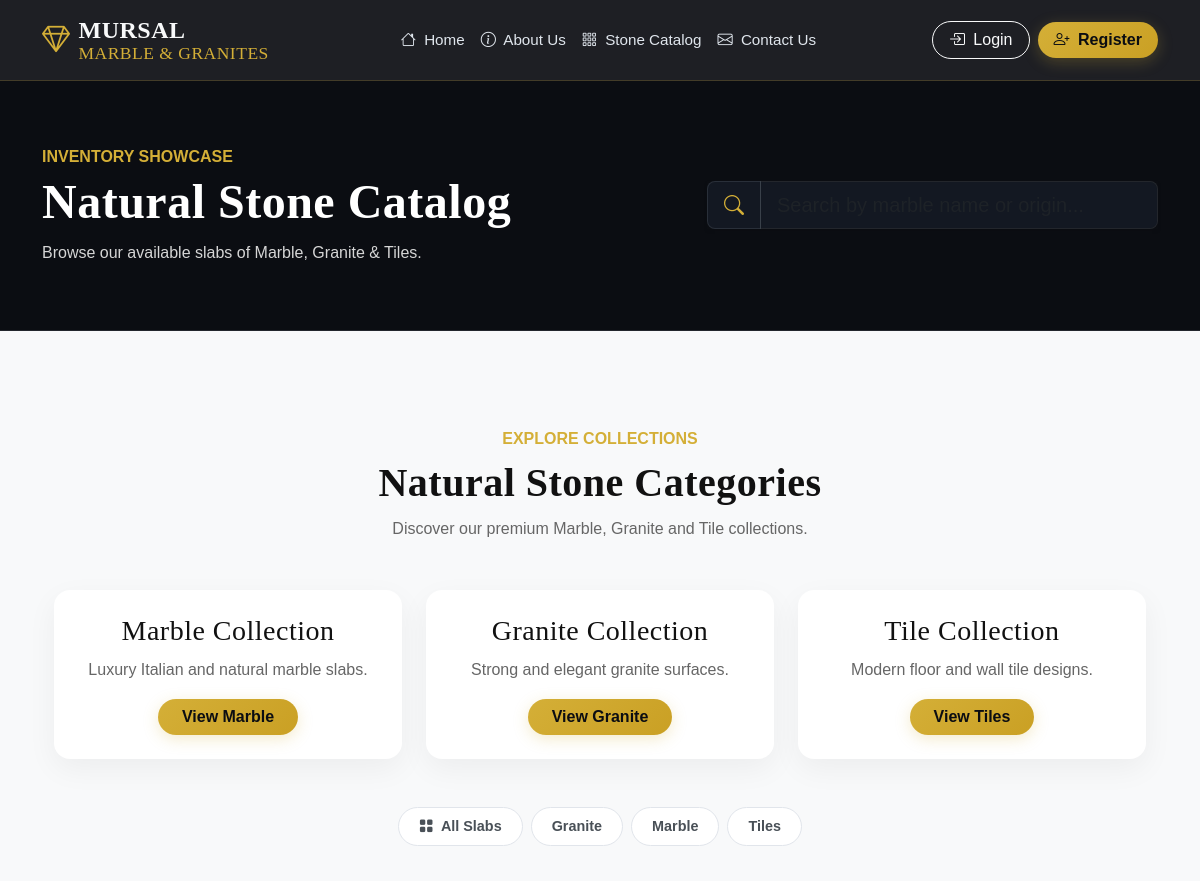
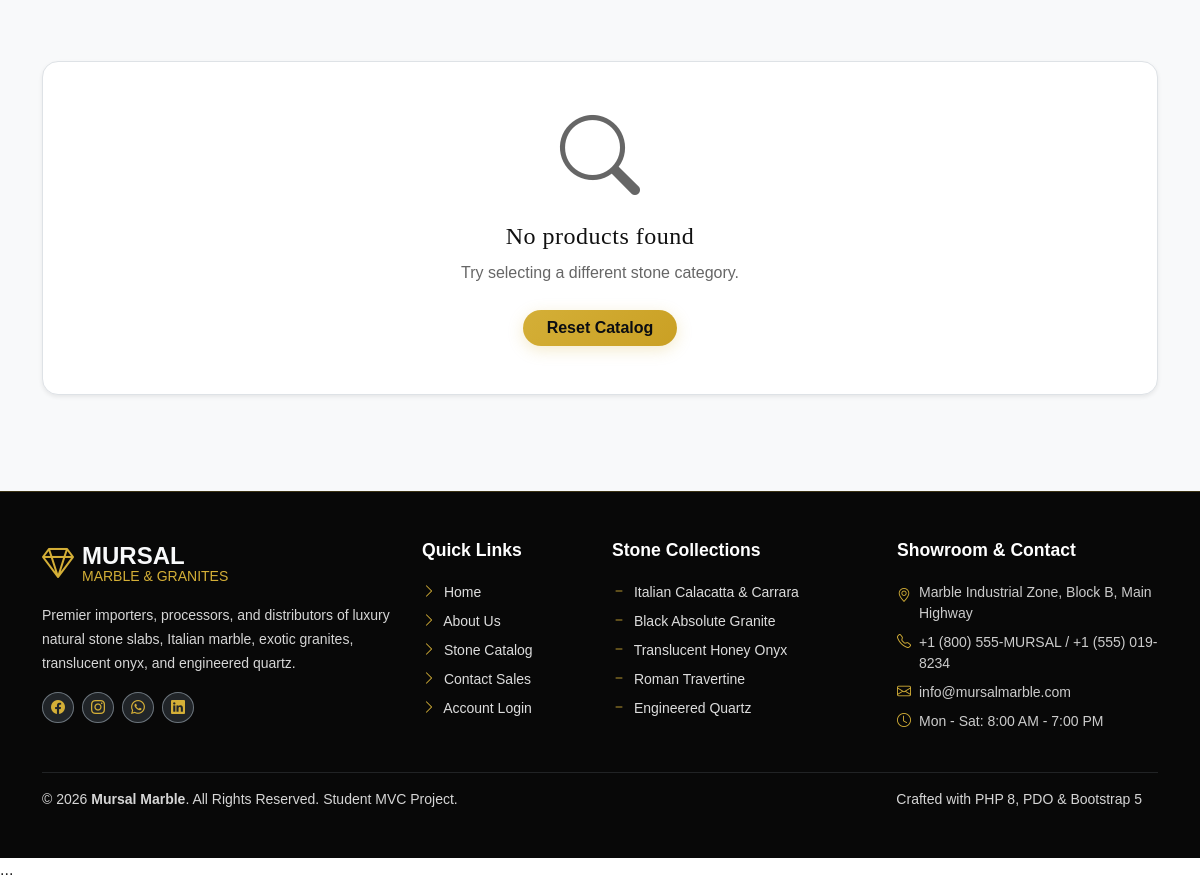
Screenshot of /products?category=4 with the database file from the repository (2 pictures, top to bottom).
### tables this page shows
CREATE TABLE `categories` (
  `id` INT AUTO_INCREMENT PRIMARY KEY,
  `name` VARCHAR(100) NOT NULL,
  `description` TEXT DEFAULT NULL,
  `created_at` TIMESTAMP DEFAULT CURRENT_TIMESTAMP,
  `updated_at` TIMESTAMP DEFAULT CURRENT_TIMESTAMP ON UPDATE CURRENT_TIMESTAMP,
  INDEX `idx_categories_name` (`name`)
);

### config/database.php (called while the page is built, shortened)
    <?php
class Database {
    private static $instance = null;
    private $pdo;
    private $stmt;
    private $host = 'localhost';
    private $db_name = 'mursal_marble';
    private $username = 'root';
    private $password = '';
    private $charset = 'utf8mb4';
    private function __construct() {
        $dsn = "mysql:host={$this->host};dbname={$this->db_name};charset={$this->charset}";
        $options = [
            PDO::ATTR_ERRMODE            => PDO::ERRMODE_EXCEPTION,
            PDO::ATTR_DEFAULT_FETCH_MODE => PDO::FETCH_ASSOC,
            PDO::ATTR_EMULATE_PREPARES   => false,
        ];
        try {
            $this->pdo = new PDO($dsn, $this->username, $this->password, $options);
        } catch (PDOException $e) {
            die("<div style='font-family: sans-serif; padding: 2rem; background: #fff1f0; border: 1px solid #ffa39e; color: #cf1322; border-radius: 8px; margin: 2rem;'>
                <h2>⚠️ Database Connection Error</h2>
                <p>Could not connect to MySQL database <strong>'{$this->db_name}'</strong>.</p>
                <p><strong>Error details:</strong> " . htmlspecialchars($e->getMessage()) . "</p>
                <hr>
                <p><strong>Instructions:</strong></p>
                <ol>
                    <li>Make sure MySQL server is running in XAMPP / MariaDB.</li>
                    <li>Create a database named <code>{$this->db_name}</code> in phpMyAdmin.</li>
                    <li>Import the SQL file located at <code>database/mursal_marble.sql</code>.</li>
                </ol>
            </div>");
        }
    }
    public static function getInstance() {
        if (self::$instance === null) {
            self::$instance = new self();
        }
        return self::$instance;
    }
    public function query($sql, $params = [])
{
    $this->stmt = $this->pdo->prepare($sql);
    if (!empty($params)) {
        $this->stmt->execute($params);
    }
}
public function execute() {
    return $this->stmt->execute();
}
public function resultSet() {
    $this->execute();
    return $this->stmt->fetchAll(PDO::FETCH_ASSOC);
}
public function fetchAll($sql, $params = [])
{
    $this->query($sql, $params);
    return $this->resultSet();
}
}

### app/controllers/ProductController.php (called while the page is built, shortened)
<?php
class ProductController {
    private $categoryModel;
    public function __construct() {
        $this->categoryModel = new Category();
    }
public function index() {
    $categories = $this->categoryModel->getAllCategories();
    require_once APPROOT . '/app/views/layouts/header.php';
    require_once APPROOT . '/app/views/products/index.php';
    require_once APPROOT . '/app/views/layouts/footer.php';
}
}

### app/models/Category.php (called while the page is built, shortened)
<?php
class Category {
    private $db;
    public function __construct() {
        $this->db = Database::getInstance();
    }
    public function getAllCategories() {
        $sql = "SELECT c.*, COUNT(p.id) AS product_count
                FROM categories c
                LEFT JOIN products p ON c.id = p.category_id
                GROUP BY c.id
                ORDER BY c.name ASC";
        return $this->db->fetchAll($sql);
    }
}

### app/views/products/index.php (the view)
<section class="bg-dark-obsidian text-light py-5 border-bottom border-secondary border-opacity-25">
    <div class="container py-3">
        <div class="row align-items-center">
            <div class="col-md-7 text-center text-md-start">
                <span class="text-gold fw-bold text-uppercase tracking-widest">Inventory Showcase</span>
                <h1 class="display-5 font-heading fw-bold mt-1">Natural Stone Catalog</h1>
                <p class="text-muted mb-0">Browse our available slabs of Marble, Granite & Tiles.</p>
            </div>
            <div class="col-md-5 mt-3 mt-md-0">
                <div class="input-group input-group-lg shadow-sm">
                    <span class="input-group-text bg-dark-card text-gold border-secondary border-opacity-25"><i class="bi bi-search"></i></span>
                    <input type="text" id="clientProductSearch" class="form-control bg-dark-card text-light border-secondary border-opacity-25" placeholder="Search by marble name or origin...">
                </div>
            </div>
        </div>
    </div>
</section>
<section class="py-5 bg-light min-vh-100">
    <div class="container">
<section class="py-5 bg-light">
    <div class="container">
        <div class="text-center mb-5">
            <span class="text-gold fw-bold text-uppercase tracking-widest">
                Explore Collections
            </span>
            <h2 class="display-6 fw-bold text-dark mt-2">
                Natural Stone Categories
            </h2>
            <p class="text-muted">
                Discover our premium Marble, Granite and Tile collections.
            </p>
        </div>
        <div class="row g-4">
            <div class="col-lg-4 col-md-6">
                <a href="<?= URLROOT ?>/products?category=1"
                   class="text-decoration-none">
                    <div class="marble-card p-4 text-center h-100">
                        <h3 class="h3 text-dark">
                            Marble Collection
                        </h3>
                        <p class="text-muted">
                            Luxury Italian and natural marble slabs.
                        </p>
                        <span class="btn btn-gold rounded-pill px-4">
                            View Marble
                        </span>
                    </div>
                </a>
            </div>
            <div class="col-lg-4 col-md-6">
                <a href="<?= URLROOT ?>/products?category=2"
                   class="text-decoration-none">
                    <div class="marble-card p-4 text-center h-100">
                        <h3 class="h3 text-dark">
                            Granite Collection
                        </h3>
                        <p class="text-muted">
                            Strong and elegant granite surfaces.
                        </p>
                        <span class="btn btn-gold rounded-pill px-4">
                            View Granite
                        </span>
                    </div>
                </a>
            </div>
            <div class="col-lg-4 col-md-6">
                <a href="<?= URLROOT ?>/products?category=3"
                   class="text-decoration-none">
                    <div class="marble-card p-4 text-center h-100">
                        <h3 class="h3 text-dark">
                            Tile Collection
                        </h3>
                        <p class="text-muted">
                            Modern floor and wall tile designs.
                        </p>
                        <span class="btn btn-gold rounded-pill px-4">
                            View Tiles
                        </span>
                    </div>
                </a>
            </div>
        </div>
    </div>
</section>
        <div class="d-flex flex-wrap gap-2 justify-content-center mb-5">
            <a href="<?= URLROOT ?>/products" class="filter-pill <?= empty($_GET['category']) ? 'active' : '' ?>">
                <i class="bi bi-grid-fill me-1"></i> All Slabs
            </a>
            <?php foreach ($categories as $cat): ?>
                <a href="<?= URLROOT ?>/products?category=<?= $cat['id'] ?>" class="filter-pill <?= (($_GET['category'] ?? '') == $cat['id']) ? 'active' : '' ?>">
                    <?= htmlspecialchars($cat['name']) ?>
                </a>
            <?php endforeach; ?>
        </div>
        <div class="row g-4" id="productsGridContainer">
            <?php if (!empty($products)): ?>
                <?php foreach ($products as $prod): ?>
                    <div class="col-lg-4 col-md-6 product-card-item" data-name="<?= htmlspecialchars($prod['name']) ?>" data-category="<?= htmlspecialchars($prod['category_name']) ?>">
                        <div class="marble-card h-100">
                            <div class="card-img-container">
                                <span class="badge bg-success badge-stock rounded-pill px-2 py-1 small"><?= htmlspecialchars($prod['status']) ?></span>
                                <?php if (!empty($prod['image'])): ?>
                                    <img src="<?= URLROOT ?>/uploads/products/<?= htmlspecialchars($prod['image']) ?>" alt="<?= htmlspecialchars($prod['name']) ?>" onerror="this.src='https://images.unsplash.com/photo-1590381105924-c72589b9ef3f?auto=format&fit=crop&w=600&q=80';">
                                <?php else: ?>
                                    <img src="https://images.unsplash.com/photo-1590381105924-c72589b9ef3f?auto=format&fit=crop&w=600&q=80" alt="Marble Slab">
                                <?php endif; ?>
                            </div>
                            <div class="card-body p-4 d-flex flex-column justify-content-between">
                                <div>
                                    <div class="d-flex justify-content-between align-items-center mb-1">
                                        <small class="text-gold fw-bold text-uppercase tracking-wider"><?= htmlspecialchars($prod['category_name']) ?></small>
                                    </div>
                                    <h3 class="h5 font-heading text-dark mb-2"><?= htmlspecialchars($prod['name']) ?></h3>
                                    <p class="text-muted small mb-3"><?= htmlspecialchars(substr($prod['description'], 0, 100)) ?>...</p>
                                </div>
                                <div class="d-flex justify-content-between align-items-center pt-3 border-top">
                                    <div>
                                        <?php if ($prod['price'] > 0): ?>
                                        <span class="price-tag">
                                        PKR <?= number_format($prod['price']) ?>
                                        </span>
                                            <?php else: ?>
                                            <span class="badge bg-light text-dark border p-2">Contact for Price</span>
                                        <?php endif; ?>
                                    </div>
                                    <div class="d-flex gap-1">
                                        <a href="<?= URLROOT ?>/products/<?= htmlspecialchars($prod['slug']) ?>" class="btn btn-sm btn-outline-gold rounded-pill px-3">
                                            Details
                                        </a>
                                        <a href="<?= URLROOT ?>/contact?subject=Inquiry for <?= urlencode($prod['name']) ?>" class="btn btn-sm btn-gold rounded-pill px-3">
                                            Contact
                                        </a>
                                    </div>
                                </div>
                            </div>
                        </div>
                    </div>
                <?php endforeach; ?>
            <?php else: ?>
                <div class="col-12 text-center py-5">
                    <div class="p-5 bg-white rounded-4 shadow-sm border">
                        <i class="bi bi-search text-muted display-1 d-block mb-3"></i>
                        <h3 class="h4 text-dark font-heading">No products found</h3>
                        <p class="text-muted">Try selecting a different stone category.</p>
                        <a href="<?= URLROOT ?>/products" class="btn btn-gold rounded-pill px-4 mt-2">Reset Catalog</a>
                    </div>
                </div>
            <?php endif; ?>
        </div>
    </div>
</section>

### public/index.php (shortened to what this page needs)
<?php
require_once APPROOT . '/config/database.php';
$routes = require_once APPROOT . '/routes/web.php';
$method = $_SERVER['REQUEST_METHOD'];
$requestUri = parse_url($_SERVER['REQUEST_URI'], PHP_URL_PATH);
$requestUri = str_replace('/public', '', $requestUri);
$requestUri = trim($requestUri, '/');
if (isset($routes[$method])) {
    foreach ($routes[$method] as $routePattern => $handler) {
        $regexPattern = preg_replace('/\{id\}/', '(\d+)', $routePattern);
        $regexPattern = preg_replace('/\{slug\}/', '([a-zA-Z0-9-]+)', $regexPattern);
        $regexPattern = '#^' . $regexPattern . '$#';
        if (preg_match($regexPattern, $requestUri, $matches)) {
            array_shift($matches);
            list($controllerName, $actionName) = $handler;
            if (class_exists($controllerName)) {
                $controller = new $controllerName();
                if (method_exists($controller, $actionName)) {
                    call_user_func_array([$controller, $actionName], $matches);
                    exit();
                }
            }
        }
    }
}
    ?>

### public/assets/css/style.css (style rules this page uses)
:root { --gold: #d4af37; --gold-light: #f5d76e; --black: #080808; --dark: #111111; --white: #ffffff; --text-dark: #222222; --text-light: #f5f5f5; --muted: #777777; }
:root { --font-heading: 'Cinzel', serif; --font-body: 'Plus Jakarta Sans', sans-serif; --color-gold: #d4af37; --color-gold-light: #f5df93; --color-gold-dark: #a28118; --bg-dark-obsidian: #0b0d12; --bg-dark-card: #131822; --bg-dark-hover: #1c2333; --color-text-main: #2b303a; --color-text-muted: #6c757d; }
body { font-family: var(--font-body); color:#222222; background-color:#ffffff; overflow-x:hidden; }
h1, h2, h3, h4, .font-heading, .navbar-brand { font-family: var(--font-heading); letter-spacing: 0.5px; }
.text-gold { color: var(--color-gold) !important; }
.bg-dark-obsidian { background-color: var(--bg-dark-obsidian) !important; }
.bg-dark-card { background-color: var(--bg-dark-card) !important; }
.btn-gold { background: linear-gradient(135deg, #d4af37 0%, #caa024 100%); color: #0b0d12; font-weight: 700; border: none; transition: all 0.3s ease; box-shadow: 0 4px 15px rgba(212, 175, 55, 0.25); }
.marble-card { border: none; border-radius: 16px; background: #ffffff; box-shadow: 0 10px 30px rgba(0, 0, 0, 0.05); transition: all 0.35s cubic-bezier(0.165, 0.84, 0.44, 1); overflow: hidden; }
.filter-pill { padding: 8px 20px; border-radius: 30px; background: #ffffff; border: 1px solid #e1e5eb; color: #495057; font-weight: 600; font-size: 0.9rem; text-decoration: none; transition: all 0.25s ease; }
.text-muted { color: #666666 !important; }
.bg-dark .text-muted, .bg-dark-obsidian .text-muted, .footer-dark .text-muted, footer .text-muted { color: #cccccc !important; }
.text-dark { color: #111111 !important; }
section p { line-height:1.7; }
.bg-dark-obsidian, .hero-wrapper, .footer-dark { color:white; }
.bg-dark-obsidian .text-muted, .hero-wrapper .text-muted, .footer-dark .text-muted { color:#d6d6d6 !important; }
.bg-dark-obsidian h1, .bg-dark-obsidian h2, .bg-dark-obsidian h3, .hero-wrapper h1, .hero-wrapper h2 { color:#ffffff !important; }
.hero-wrapper p, .bg-dark-obsidian p { color:#eeeeee !important; }

### rows the page displays
categories: name "Granite"
categories: name "Marble"
categories: name "Tiles"
